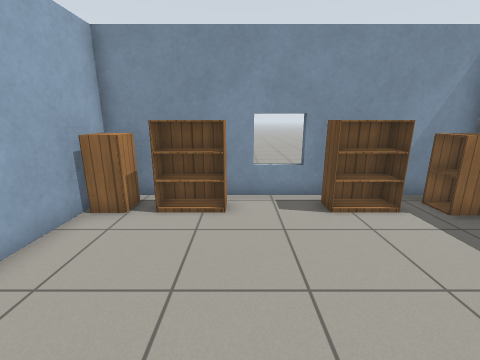
view 1 (above)

20 first-person views from a walk through a world built for the Gazebo simulator. The camera is 1.2 m above the floor, tilts 14° down and sees 90° across. The floor is counted in squares, 0.5 m on a side. Each view is taken from the middle of a square. On the plan, view 1 faces up. The plan holds only what a view shows up to about 16 squares ahead; the rest is blank. Robots are left out. Gazebo's built-in surfaces are drawn with simple patterns. Simple shapes stand in for some stock models. Some surface patterns are stand-ins.

view 2
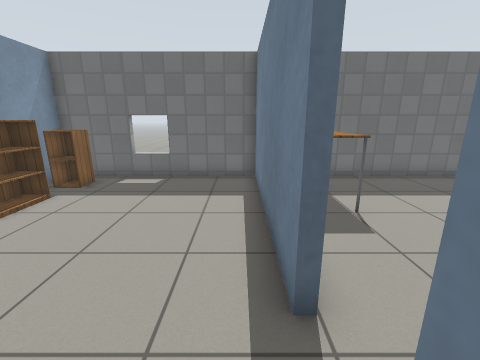

view 3
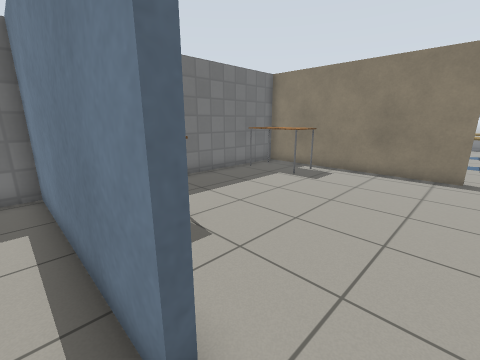

view 4
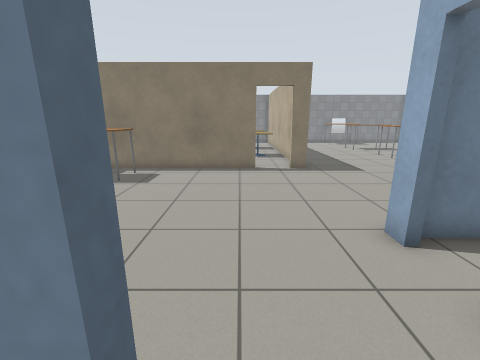

view 5
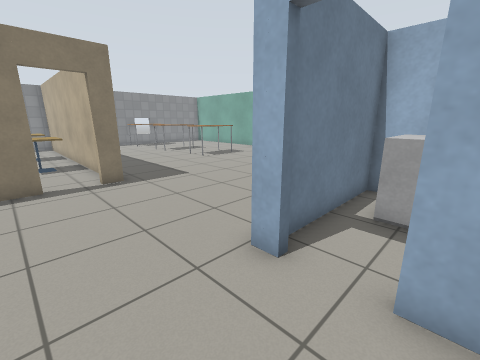

view 6
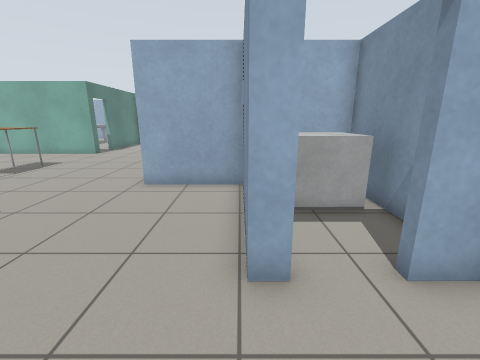

view 7
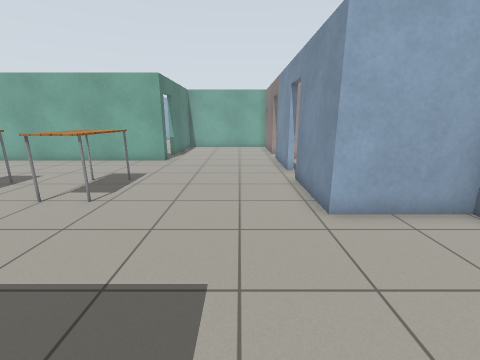

view 8
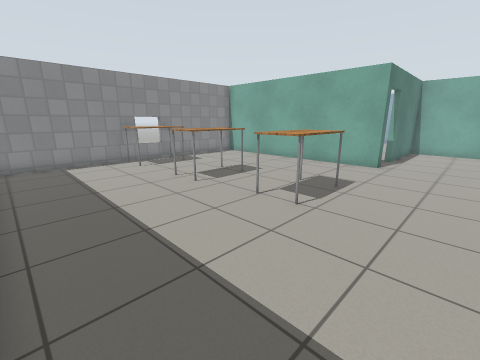

view 9
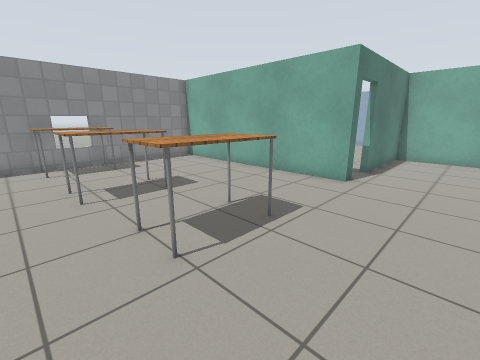

view 10
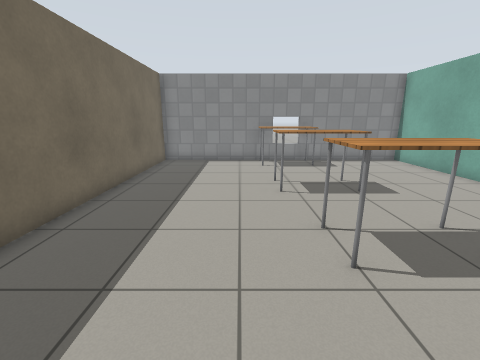

view 11
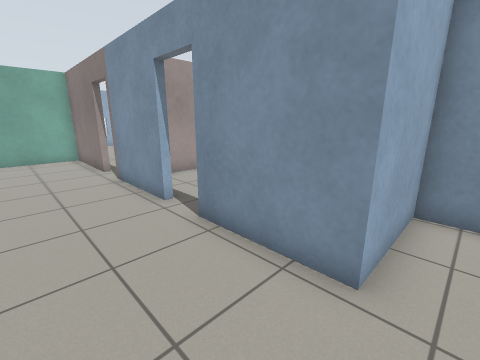

view 12
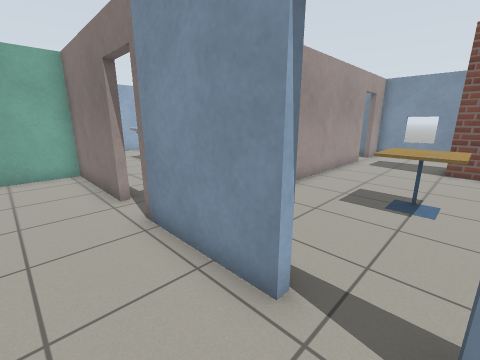

view 13
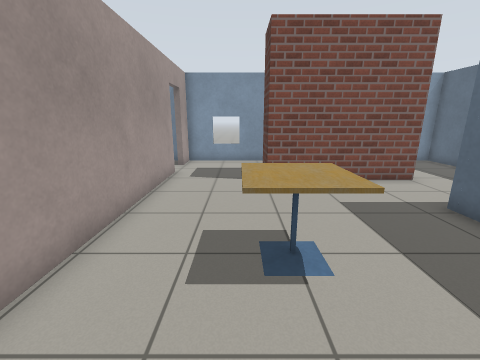

view 14
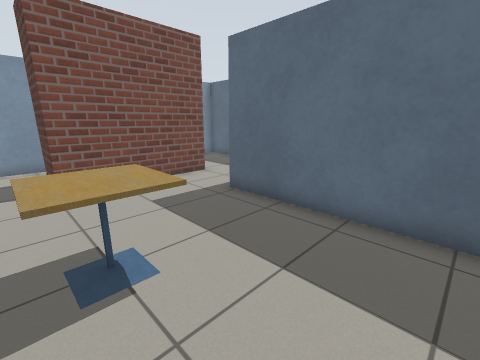

view 15
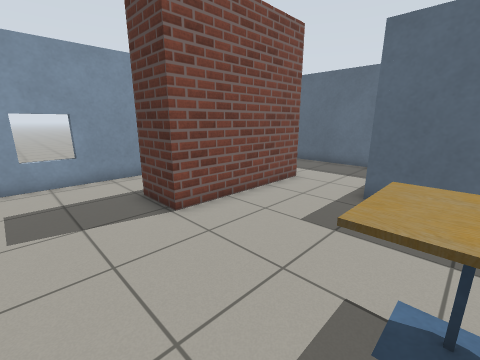

view 16
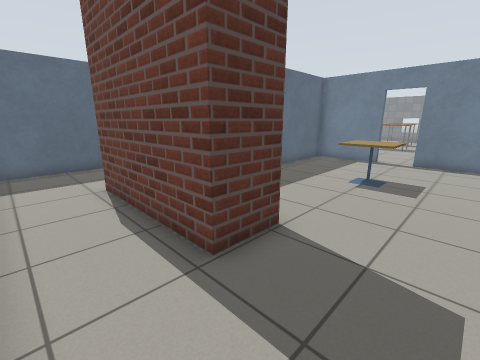

view 17
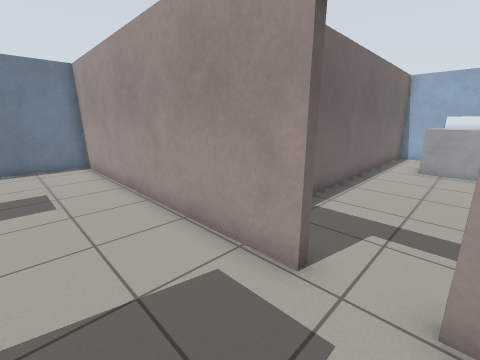

view 18
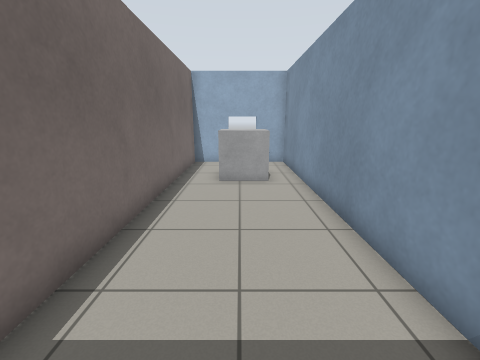

view 19
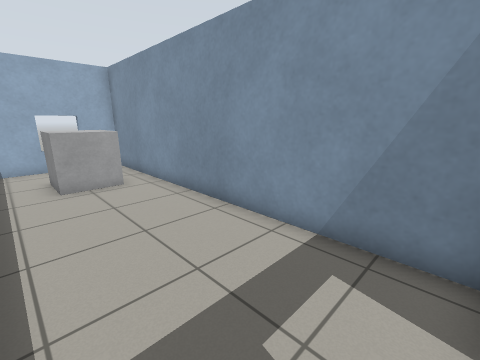

view 20
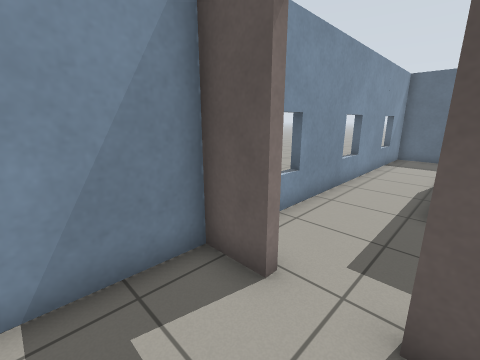

### Floor plan
Key: @ floor where view 1 was taken; # wall or solid block; . floor; D open door; = window, fence, low wall or low ledge; C cabinet; B bookshelf; T table; A cafe table; R brick block; O other object.
Columns run from 34 left of view 1 to 8 right of it. Each row starts with its distance up from view 1.
  8 #################=####=###=########=######
  7 #..............#............. #CBB...BBCC#
  6 #  OOO.........D............. CCBBB.BBBCC#
  5 =  OOO.........D...RRRRRRR... #..........##
  4 #..OO..........#...R      ... #..........=
  3 #..............#...RRRRRRR... #..........#
  2 #############  #............. #..........#
  1                #............. #  ........#
  0                #............  #...@......#
 -1                #........####  ##DD########
 -2                #..AAA...#OOO.##......T
 -3                #..AAA...#OOO..D......TT
 -4                #..AAA...# O..#D..........#
 -5                #........#######..........#
 -6                #........#................#
 -7         .      #........#................#
 -8             #DD####DD####................#
 -9         #####DD####DD####.............TTT#
-10         #.............................T TT
-11         #.............................T  #
-12         #.....................#DD#########
-13         #.....................#..
-14         #.....................#..
-15         #.....................#..
-16         #####DD#....TTTT......#AA
-17          ...   #....TTTT......#AA
-18                #..............#
-19                #..............#..
-20                #.....TTTT.....#..
-21                #.....TTTT.....#OO
-22                #.....   ......#
-23                #..............#
-24                #..............#
-25                #.....TTTT.....#
-26                #.....TTTT.....#
-27                ################

Positions as (right, up) in squares from view 1, and headings:
1: (0, 0), facing up
2: (-3, 0), facing right
3: (-2, 0), facing down-right
4: (-1, 0), facing down
5: (-1, -2), facing down-left
6: (-1, -5), facing left
7: (-4, -11), facing left
8: (-5, -12), facing down-left
9: (-9, -12), facing down-left
10: (-9, -12), facing down
11: (-9, -12), facing up-left
12: (-14, -11), facing up-left
13: (-16, -7), facing up
14: (-16, -7), facing up-right
15: (-18, -3), facing up-right
16: (-18, 7), facing down-right
17: (-16, 6), facing down-left
18: (-20, 5), facing left
19: (-20, 3), facing up-left
20: (-22, 4), facing up-right
